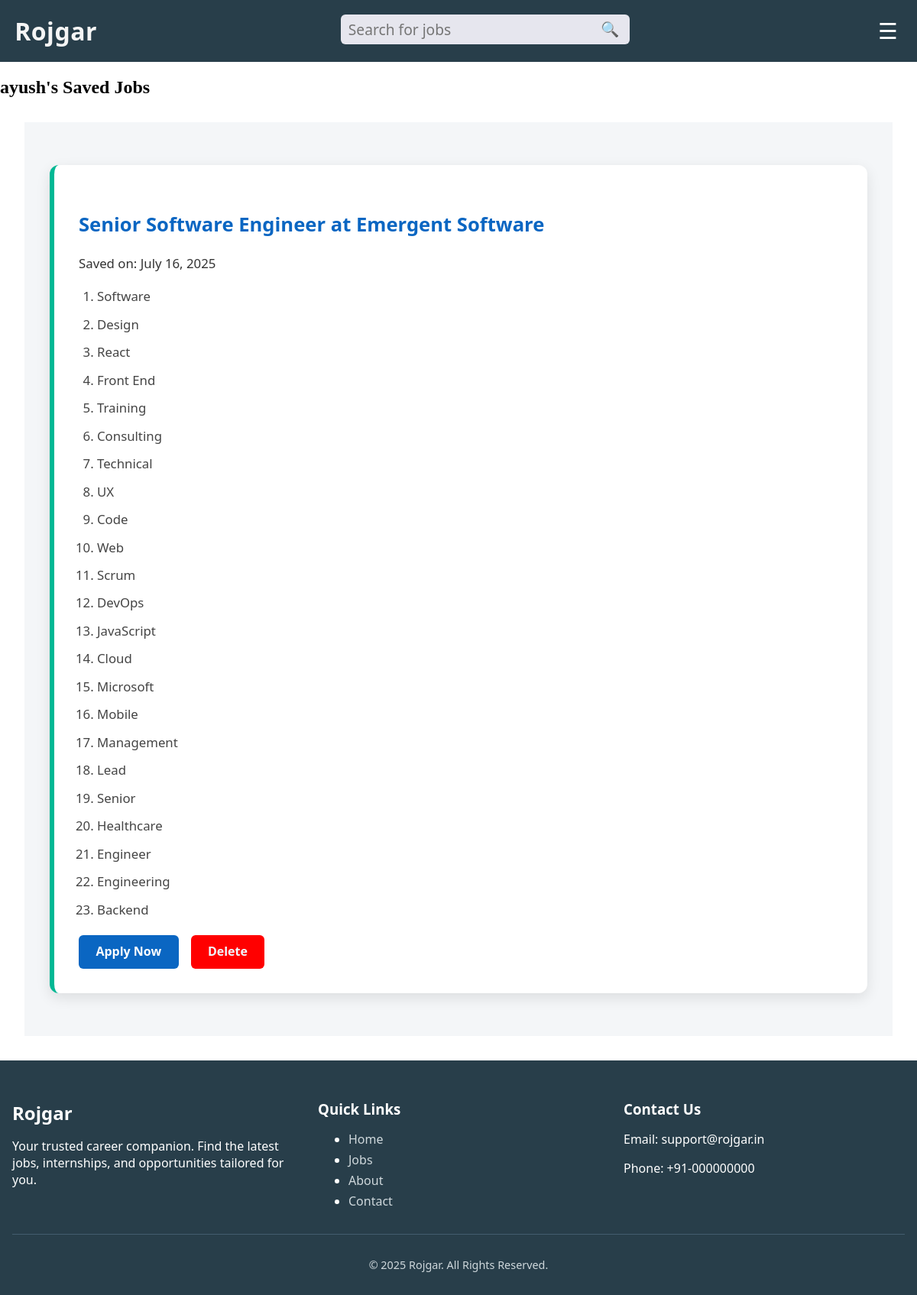
Page /profile/ (signed in) on the committed database.
### roj/models.py (models this page shows, shortened)
class Savedpost(models.Model):
    jobid=models.ForeignKey(
        Job,
        on_delete=models.CASCADE,
        related_name='saved'
    )
    saved_at=models.DateField(auto_now_add=True)
    profile=models.ForeignKey(
        Profile,
        on_delete=models.CASCADE,
        related_name='saved_post'
    )

class Job(models.Model):
    external_id = models.CharField(max_length=100, unique=True)
    title = models.CharField(max_length=255)
    company = models.CharField(max_length=255)
    tags = models.JSONField()
    url = models.URLField()

### roj/views.py (the view)
# urls.py: path('profile/',views.profile,name='profile'),
def profile(request):
    user = request.user
    profile = get_object_or_404(Profile, user=user)
    jobs = Savedpost.objects.filter(profile=profile)
    return render(request, 'profile.html', {'job': jobs})

### roj/templates/profile.html (shortened to what this page needs)
{% load static %}
<!DOCTYPE html>
<html lang="en">
<head>
    <link rel="stylesheet" href="{% static 'style.css' %}">
</head>
<body>
    {% include 'componets/header.html' %}
    <h2>{{ request.user.username }}'s Saved Jobs</h2>
    {% if job %}
    <div class="container">
        {% for saved in job %}
        <div class="cards">
            <div class="howtouse card">
                <h3>{{ saved.jobid.title }} at {{ saved.jobid.company }}</h3>
                <p>Saved on: {{ saved.saved_at }}</p>
                    <ol>
                        {% for tag in saved.jobid.tags %}
                            <li>{{ tag }}</li>
                        {% endfor %}
                    </ol>
            <div class="cta-buttons">
                <a href="{{ saved.jobid.url }}" target="_blank" class="btn primary">Apply Now</a>
                <a href="{% url 'delete_job' saved.id %}" class="btn secondary" style="background-color: red; color:aliceblue">Delete</a>
            </div>
        </div>
    </div>
    {% endfor %}
</div>
{% else %}
    <p>No saved jobs yet.</p>
{% endif %}
    {% include 'componets/footer.html' %}
</body>
</html>

### roj/static/style.css (style rules this page uses)
body { margin: 0; }
.container { margin: 2rem; background: #f4f6f8;; padding: 1.5rem; }
.cards { display: flex; flex-direction: column; gap: 2rem; padding: 2rem 1.5rem; align-items: center; background-color: #f4f6f8; }
.card { background-color: #ffffff; border-radius: 12px; box-shadow: 0 6px 18px rgba(0, 0, 0, 0.1); padding: 2rem; width: 100%; max-width: 1000px; font-family: "Segoe UI", Roboto, Arial, sans-serif; font-size: 1.05rem; line-height: 1.6; transition: transform 0.3s ease; border-left: 6px solid #0A66C2; }
.howtouse { border-left-color: #00b894; }
.card h3 { font-size: 1.6rem; margin-bottom: 1rem; color: #0A66C2; }
.card p { color: #333; margin-bottom: 0; }
.card ol { padding-left: 1.5rem; color: #444; }
.card ol li { margin-bottom: 0.6rem; }
.cta-buttons { margin-top: 1.2rem; display: flex; gap: 1rem; }
.btn { display: inline-block; padding: 0.6rem 1.4rem; border-radius: 6px; font-size: 1rem; font-weight: 600; text-decoration: none; text-align: center; transition: background 0.25s ease; }
.btn.primary { background-color: #0A66C2; color: #fff; }
.btn.secondary { background-color: #e1e9f0; color: #0A66C2; }

### rows in the picture
Savedpost: jobid "Senior Software Engineer", jobid.company "Emergent Software", saved_at "July 16, 2025", tags "Software" "Design" "React" "Front End" "Training" "Consulting" "Technical" "UX" "Code" "Web" "Scrum" "DevOps" "JavaScript" "Cloud" "Microsoft" "Mobile" "Management" "Lead" "Senior" "Healthcare" "Engineer" "Engineering" "Backend"

### other values in the picture
{{ request.user.username }} "ayush"
